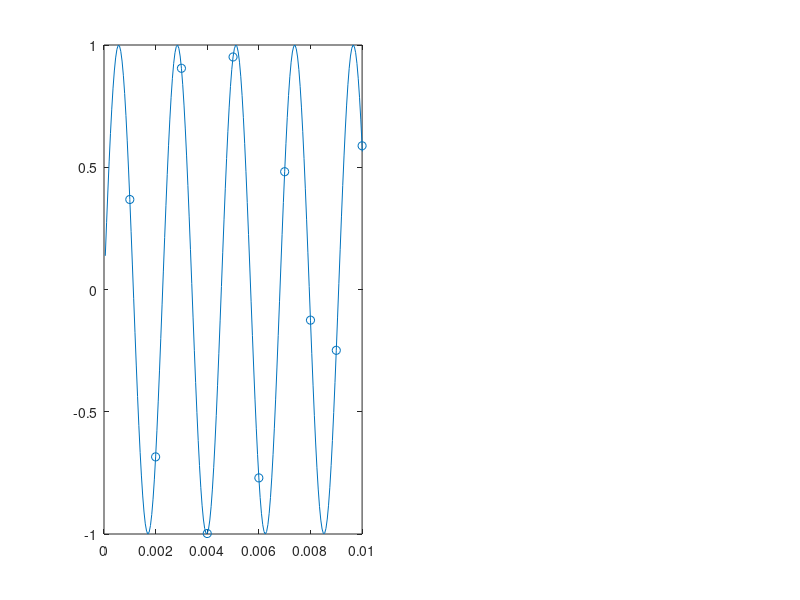

MATLAB code for this plot: (Note: this script raises an error after producing the figure.)
x = (1:1000)/1000;
x_20k = (1:20000)/20000;
fs = 440;

y = sin(x*2*fs*pi);
%sound(y, 1000);

subplot(1,2,1);

plot(x_20k, sin(x_20k*2*fs*pi));
hold on
scatter(x, y);

xlim([0 0.01]);
[t,s] = title('440Hz');
t.FontSize = 16;

y1000 = sin(x*2*(fs + 1000)*pi);
%sound(y1000, 1000);

subplot(1,2,2);

plot(x_20k, sin(x_20k*2*(fs + 1000)*pi));
hold on
scatter(x, y1000);

xlim([0 0.01]);
[t,s] = title('1440Hz');
t.FontSize = 16;